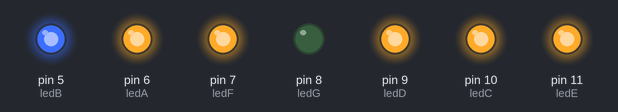
The sketch below on a simulated Arduino Uno, built with avr-gcc and run on an emulated ATmega328P. Parts: output pins drawn as LEDs (lit = HIGH).

Above: at 0.5 s.
At 2.5 s:
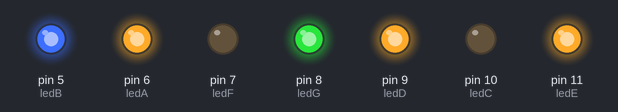
At 3.5 s:
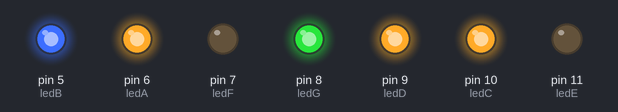
At 5.5 s:
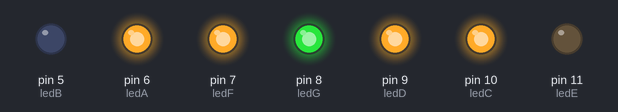
At 8.5 s:
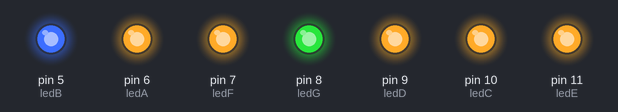
At 11.5 s:
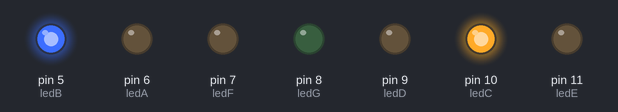
Timing chart, 0 to 13.0 s (numbered marks = the images above):
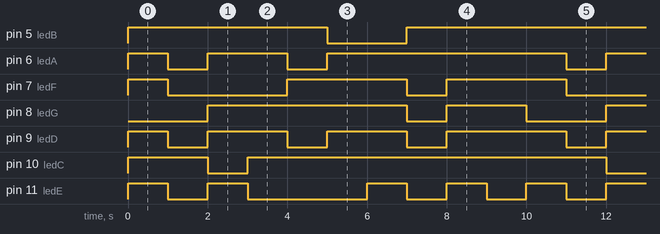

The sketch:

PROGRAMADISPLAY_1.ino
```cpp
const int ledB = 5;          // donar nom al pin 5 de l’Arduino
const int ledA = 6;          // donar nom al pin 6 de l’Arduino
const int ledF = 7;          // donar nom al pin 7 de l’Arduino
const int ledG = 8;          // donar nom al pin 8 de l’Arduino
const int ledD = 9;          // donar nom al pin 9 de l’Arduino
const int ledC = 10;         // donar nom al pin 10 de l’Arduino
const int ledE = 11;         // donar nom al pin 11 de l’Arduino

//********** Setup ****************************************************************
void setup()
{
  pinMode(ledB, OUTPUT);     // definir el pin 5 com una sortida
  pinMode(ledA, OUTPUT);     // definir el pin 6 com una sortida
  pinMode(ledF, OUTPUT);     // definir el pin 7 com una sortida
  pinMode(ledG, OUTPUT);     // definir el pin 8 com una sortida
  pinMode(ledD, OUTPUT);     // definir el pin 9 com una sortida
  pinMode(ledC, OUTPUT);     // definir el pin 10 com una sortida
  pinMode(ledE, OUTPUT);     // definir el pin 11 com una sortida
}
void loop()
{
  digitalWrite(ledB, HIGH);    // posar a 5V el pin 5
  digitalWrite(ledA, HIGH);    // posar a 5V el pin 6
  digitalWrite(ledF, HIGH);    // posar a 5V el pin 7
  digitalWrite(ledG, LOW);    // posar a 5V el pin 8
  digitalWrite(ledD, HIGH);    // posar a 5V el pin 9
  digitalWrite(ledC, HIGH);    // posar a 5V el pin 10
  digitalWrite(ledE, HIGH);    // posar a 5V el pin 11
  delay (1000);
digitalWrite(ledB, HIGH);    // posar a 5V el pin 5
  digitalWrite(ledA, LOW);    // posar a 5V el pin 6
  digitalWrite(ledF, LOW);    // posar a 5V el pin 7
  digitalWrite(ledG, LOW);    // posar a 5V el pin 8
  digitalWrite(ledD, LOW);    // posar a 5V el pin 9
  digitalWrite(ledC, HIGH);    // posar a 5V el pin 10
  digitalWrite(ledE, LOW);    // posar a 5V el pin 11
  delay (1000);
  digitalWrite(ledB, HIGH);    // posar a 5V el pin 5
  digitalWrite(ledA, HIGH);    // posar a 5V el pin 6
  digitalWrite(ledF, LOW);    // posar a 5V el pin 7
  digitalWrite(ledG, HIGH);    // posar a 5V el pin 8
  digitalWrite(ledD, HIGH);    // posar a 5V el pin 9
  digitalWrite(ledC, LOW);    // posar a 5V el pin 10
  digitalWrite(ledE, HIGH);    // posar a 5V el pin 11
  delay (1000);
digitalWrite(ledB, HIGH);    // posar a 5V el pin 5
  digitalWrite(ledA, HIGH);    // posar a 5V el pin 6
  digitalWrite(ledF, LOW);    // posar a 5V el pin 7
  digitalWrite(ledG, HIGH);    // posar a 5V el pin 8
  digitalWrite(ledD, HIGH);    // posar a 5V el pin 9
  digitalWrite(ledC, HIGH);    // posar a 5V el pin 10
  digitalWrite(ledE, LOW);    // posar a 5V el pin 11
  delay (1000);
  digitalWrite(ledB, HIGH);    // posar a 5V el pin 5
  digitalWrite(ledA, LOW);    // posar a 5V el pin 6
  digitalWrite(ledF, HIGH);    // posar a 5V el pin 7
  digitalWrite(ledG, HIGH);    // posar a 5V el pin 8
  digitalWrite(ledD, LOW);    // posar a 5V el pin 9
  digitalWrite(ledC, HIGH);    // posar a 5V el pin 10
  digitalWrite(ledE, LOW);    // posar a 5V el pin 11
  delay (1000);
digitalWrite(ledB, LOW);    // posar a 5V el pin 5
  digitalWrite(ledA, HIGH);    // posar a 5V el pin 6
  digitalWrite(ledF, HIGH);    // posar a 5V el pin 7
  digitalWrite(ledG, HIGH);    // posar a 5V el pin 8
  digitalWrite(ledD, HIGH);    // posar a 5V el pin 9
  digitalWrite(ledC, HIGH);    // posar a 5V el pin 10
  digitalWrite(ledE, LOW);    // posar a 5V el pin 11
  delay (1000);
  digitalWrite(ledB, LOW);    // posar a 5V el pin 5
  digitalWrite(ledA, HIGH);    // posar a 5V el pin 6
  digitalWrite(ledF, HIGH);    // posar a 5V el pin 7
  digitalWrite(ledG, HIGH);    // posar a 5V el pin 8
  digitalWrite(ledD, HIGH);    // posar a 5V el pin 9
  digitalWrite(ledC, HIGH);    // posar a 5V el pin 10
  digitalWrite(ledE, HIGH);    // posar a 5V el pin 11
  delay (1000);
digitalWrite(ledB, HIGH);    // posar a 5V el pin 5
  digitalWrite(ledA, HIGH);    // posar a 5V el pin 6
  digitalWrite(ledF, LOW);    // posar a 5V el pin 7
  digitalWrite(ledG, LOW);    // posar a 5V el pin 8
  digitalWrite(ledD, LOW);    // posar a 5V el pin 9
  digitalWrite(ledC, HIGH);    // posar a 5V el pin 10
  digitalWrite(ledE, LOW);    // posar a 5V el pin 11
  delay (1000);
  digitalWrite(ledB, HIGH);    // posar a 5V el pin 5
  digitalWrite(ledA, HIGH);    // posar a 5V el pin 6
  digitalWrite(ledF, HIGH);    // posar a 5V el pin 7
  digitalWrite(ledG, HIGH);    // posar a 5V el pin 8
  digitalWrite(ledD, HIGH);    // posar a 5V el pin 9
  digitalWrite(ledC, HIGH);    // posar a 5V el pin 10
  digitalWrite(ledE, HIGH);    // posar a 5V el pin 11
  delay (1000);
digitalWrite(ledB, HIGH);    // posar a 5V el pin 5
  digitalWrite(ledA, HIGH);    // posar a 5V el pin 6
  digitalWrite(ledF, HIGH);    // posar a 5V el pin 7
  digitalWrite(ledG, HIGH);    // posar a 5V el pin 8
  digitalWrite(ledD, HIGH);    // posar a 5V el pin 9
  digitalWrite(ledC, HIGH);    // posar a 5V el pin 10
  digitalWrite(ledE, LOW);    // posar a 5V el pin 11
  delay (1000);
}
```

Measured:
- by itself, pin 5 (ledB): repeats every 10.0 s: LOW 2.0 s, HIGH 8.0 s
- by itself, pin 6 (ledA): repeats every 10.0 s: LOW 1.0 s, HIGH 2.0 s, LOW 1.0 s, HIGH 6.0 s
- by itself, pin 7 (ledF): repeats every 10.0 s: LOW 3.0 s, HIGH 3.0 s, LOW 1.0 s, HIGH 3.0 s
- by itself, pin 8 (ledG): repeats every 10.0 s: LOW 1.0 s, HIGH 2.0 s, LOW 2.0 s, HIGH 5.0 s
- by itself, pin 9 (ledD): repeats every 10.0 s: 2 × (LOW 1.0 s, HIGH 2.0 s), LOW 1.0 s, HIGH 3.0 s
- by itself, pin 10 (ledC): repeats every 10.0 s: LOW 1.0 s, HIGH 9.0 s
- by itself, pin 11 (ledE): repeats every 10.0 s: LOW 1.0 s, HIGH 1.0 s, LOW 3.0 s, 2 × (HIGH 1.0 s, LOW 1.0 s), HIGH 1.0 s
